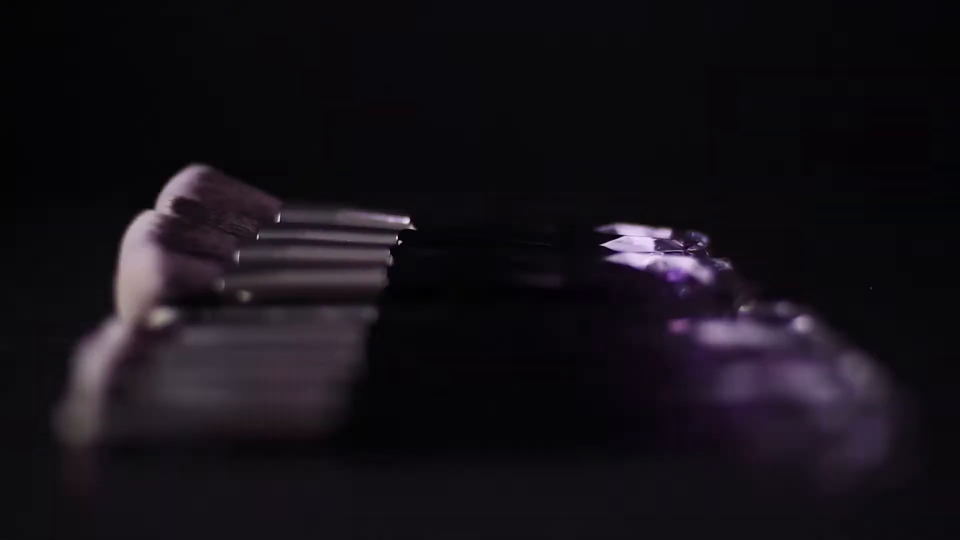
#> input picture frame 64 of Web Programming/Assignment1/brushad.mp4, 1920 x 1080 px, given in place of cat.mp4, which was not available (shown at 1/2 size)
$ python lab5p3.py
#> lines starting #> are read from the running program, lines starting #| are printed output that depends on the picture; pictures that were not available may be replaced by others from this repository, and a replacement may not be noted
import cv2
import os

# Path to the video file/folder
path = "cat.mp4"

# Create a VideoCapture object to read from the video file/folder
if os.path.isdir(path):
    # If the path is a folder, get the first video file in the folder
    files = os.listdir(path)
    for file in files:
        if file.endswith((".mp4", ".avi", ".mov")):
            path = os.path.join(path, file)
            break
cap = cv2.VideoCapture(path)

# Check if video file opened successfully
if not cap.isOpened():
    print("Error opening video file")

# Define a function to convert a frame to grayscale
def to_grayscale(frame):
    return cv2.cvtColor(frame, cv2.COLOR_BGR2GRAY)

# Define a function to convert a frame to HSV
def to_hsv(frame):
    return cv2.cvtColor(frame, cv2.COLOR_BGR2HSV)

# Read and display video frames until the end of the video
while cap.isOpened():
    # Capture frame-by-frame
    ret, frame = cap.read()
#> frame is the input picture: shape (1080, 1920, 3); mean B, G, R 23.1, 16.7, 20.9

    # If frame is read correctly, ret is True
    if ret:
        # Convert the frame to grayscale and HSV
        gray = to_grayscale(frame)
#> in to_grayscale, `return cv2.cvtColor(frame, cv2.COLOR_BGR2GRAY)`:
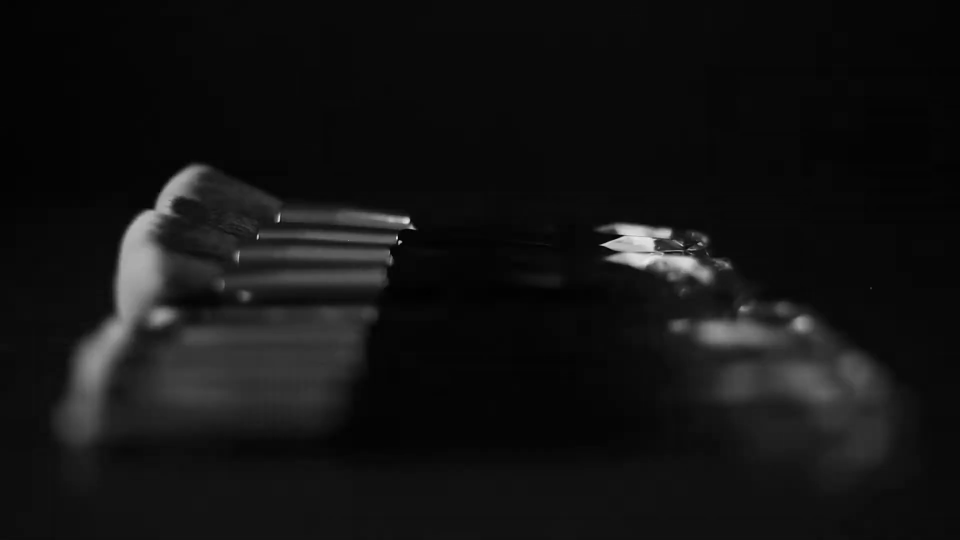
#> returned value: shape (1080, 1920) (shown at 1/2 size); min 0, max 241, mean 18.8
        hsv = to_hsv(frame)
#> in to_hsv, `return cv2.cvtColor(frame, cv2.COLOR_BGR2HSV)`: returned value: shape (1080, 1920, 3); mean H, S, V 132.6, 86.2, 23.5

        # Display the original, grayscale, and HSV frames side by side
        display_frame = cv2.hconcat([frame, cv2.cvtColor(gray, cv2.COLOR_GRAY2BGR), hsv])
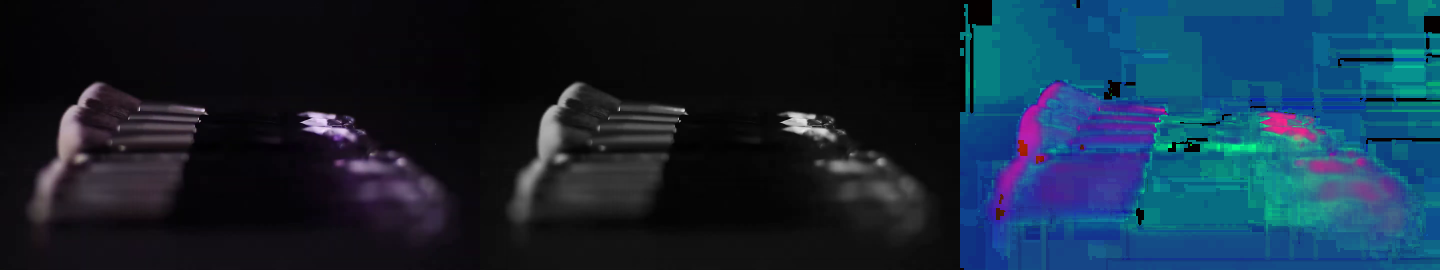
#> display_frame: shape (1080, 5760, 3) (shown at 1/4 size); mean B, G, R 58.2, 40.6, 21.1
        cv2.imshow('Video (left: original, middle: grayscale, right: HSV)', display_frame)


        # Press 'q' to exit
        if cv2.waitKey(10) & 0xFF == ord('q'):
#> (key q is pressed here)
            break
    # Break the loop if no frame is captured
    else:
        break

# Release the capture and destroy all windows
cap.release()
cv2.destroyAllWindows()

$ run again, starting later in the video
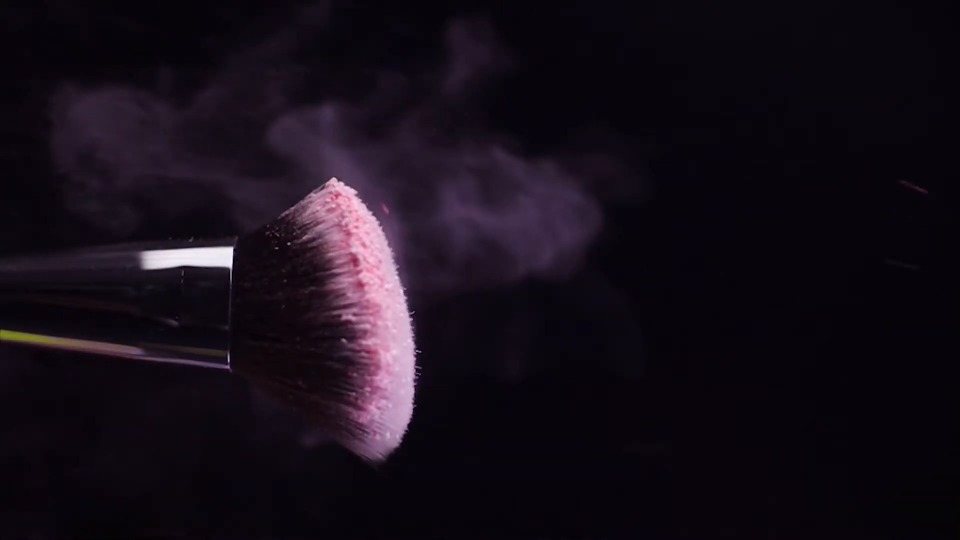
#> input picture frame 288 of Web Programming/Assignment1/brushad.mp4, 1920 x 1080 px, given in place of cat.mp4, which was not available (shown at 1/2 size)
#> frame is the input picture: shape (1080, 1920, 3); mean B, G, R 24.4, 13.7, 21.3
#> in to_grayscale, `return cv2.cvtColor(frame, cv2.COLOR_BGR2GRAY)`:
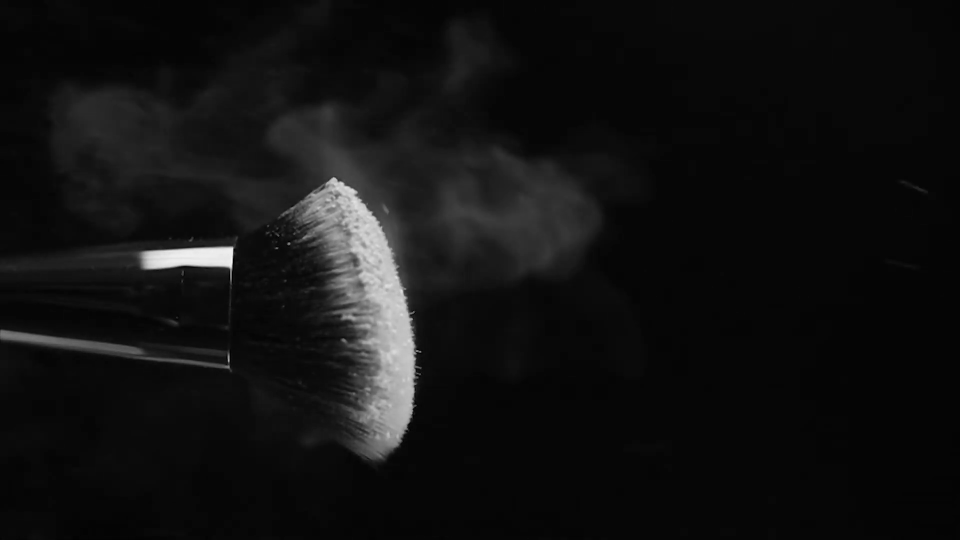
#> returned value: shape (1080, 1920) (shown at 1/2 size); min 0, max 250, mean 17.3
#> `display_frame = cv2.hconcat([frame, cv2.cvtColor(gray, cv2.COLOR_GRAY2..`:
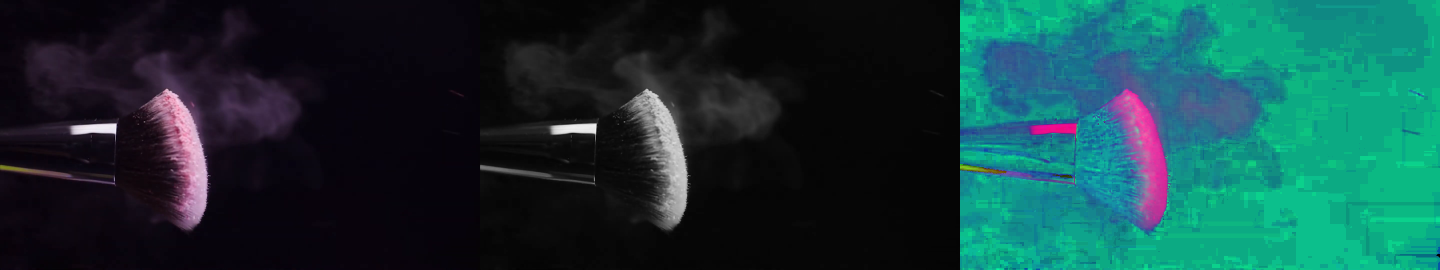
#> display_frame: shape (1080, 5760, 3) (shown at 1/4 size); mean B, G, R 59.7, 60.2, 21.4

$ run again, starting later in the video
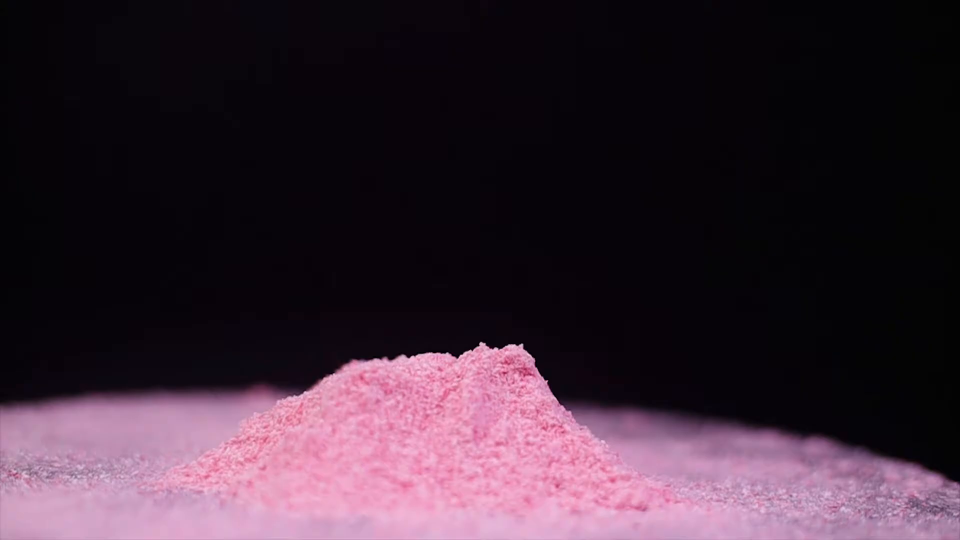
#> input picture frame 513 of Web Programming/Assignment1/brushad.mp4, 1920 x 1080 px, given in place of cat.mp4, which was not available (shown at 1/2 size)
#> frame is the input picture: shape (1080, 1920, 3); mean B, G, R 53.3, 40.3, 58.6
#> in to_grayscale, `return cv2.cvtColor(frame, cv2.COLOR_BGR2GRAY)`:
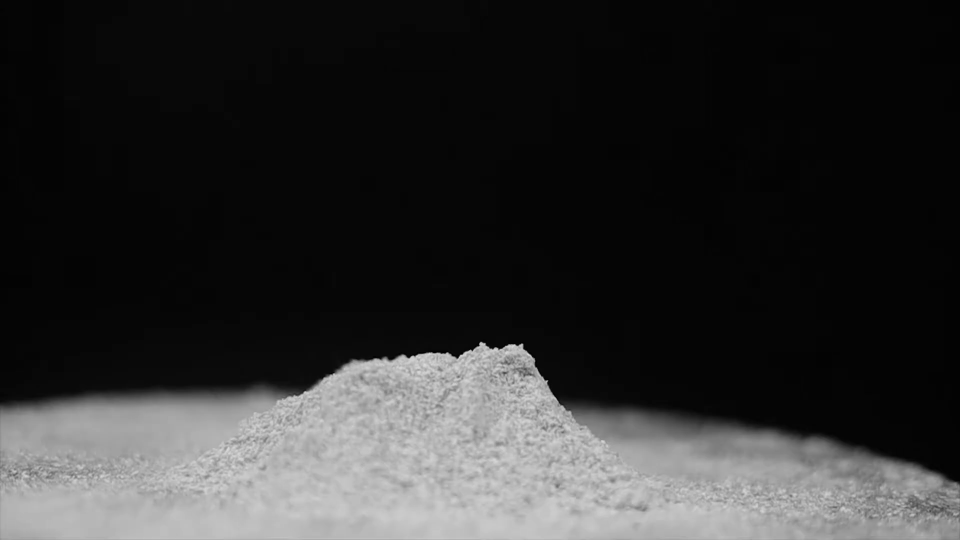
#> returned value: shape (1080, 1920) (shown at 1/2 size); min 0, max 225, mean 47.4
#> `display_frame = cv2.hconcat([frame, cv2.cvtColor(gray, cv2.COLOR_GRAY2..`:
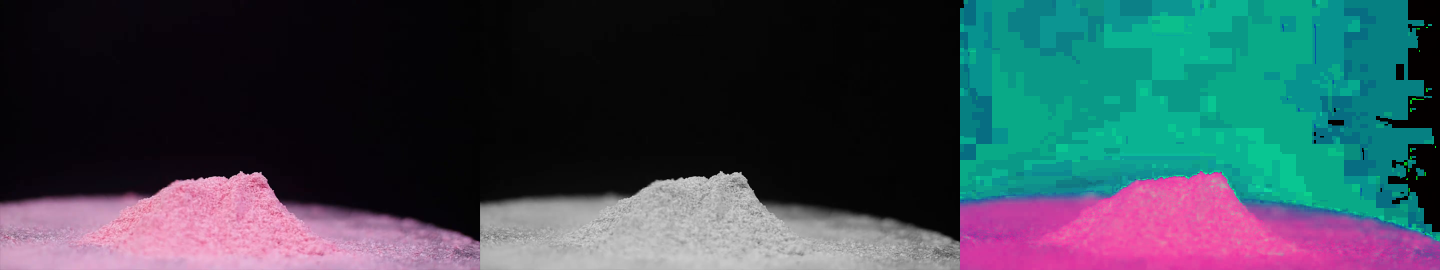
#> display_frame: shape (1080, 5760, 3) (shown at 1/4 size); mean B, G, R 79.3, 71.5, 55.4
